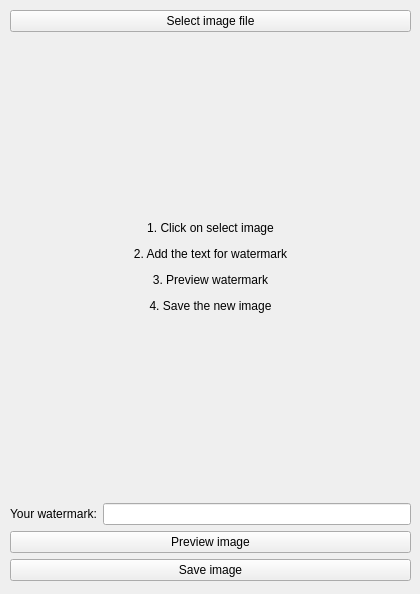
<?xml version="1.0" encoding="UTF-8"?>
<ui version="4.0">
 <class>Form</class>
 <widget class="QWidget" name="Form">
  <property name="geometry">
   <rect>
    <x>0</x>
    <y>0</y>
    <width>420</width>
    <height>594</height>
   </rect>
  </property>
  <property name="sizePolicy">
   <sizepolicy hsizetype="Fixed" vsizetype="Fixed">
    <horstretch>0</horstretch>
    <verstretch>0</verstretch>
   </sizepolicy>
  </property>
  <property name="windowTitle">
   <string>Watermark My Image</string>
  </property>
  <widget class="QWidget" name="verticalLayoutWidget">
   <property name="geometry">
    <rect>
     <x>0</x>
     <y>0</y>
     <width>421</width>
     <height>591</height>
    </rect>
   </property>
   <layout class="QVBoxLayout" name="verticalLayout">
    <property name="sizeConstraint">
     <enum>QLayout::SetDefaultConstraint</enum>
    </property>
    <property name="leftMargin">
     <number>10</number>
    </property>
    <property name="topMargin">
     <number>10</number>
    </property>
    <property name="rightMargin">
     <number>10</number>
    </property>
    <property name="bottomMargin">
     <number>10</number>
    </property>
    <item>
     <widget class="QPushButton" name="btnDirectory">
      <property name="text">
       <string>Select image file</string>
      </property>
     </widget>
    </item>
    <item>
     <widget class="QLabel" name="imagePlaceholder">
      <property name="sizePolicy">
       <sizepolicy hsizetype="Preferred" vsizetype="Expanding">
        <horstretch>0</horstretch>
        <verstretch>0</verstretch>
       </sizepolicy>
      </property>
      <property name="text">
       <string>&lt;html&gt;&lt;head/&gt;&lt;body&gt;&lt;p&gt;1. Click on select image&lt;/p&gt;&lt;p&gt;2. Add the text for watermark&lt;/p&gt;&lt;p&gt;3. Preview watermark&lt;/p&gt;&lt;p&gt;4. Save the new image&lt;/p&gt;&lt;/body&gt;&lt;/html&gt;</string>
      </property>
      <property name="scaledContents">
       <bool>true</bool>
      </property>
      <property name="alignment">
       <set>Qt::AlignCenter</set>
      </property>
     </widget>
    </item>
    <item>
     <layout class="QHBoxLayout" name="horizontalLayout">
      <property name="sizeConstraint">
       <enum>QLayout::SetMinimumSize</enum>
      </property>
      <item>
       <widget class="QLabel" name="labelWatermarkText">
        <property name="text">
         <string>Your watermark:</string>
        </property>
       </widget>
      </item>
      <item>
       <widget class="QLineEdit" name="textWatermark"/>
      </item>
     </layout>
    </item>
    <item>
     <widget class="QPushButton" name="btnPreview">
      <property name="text">
       <string>Preview image</string>
      </property>
     </widget>
    </item>
    <item>
     <widget class="QPushButton" name="btnSave">
      <property name="text">
       <string>Save image</string>
      </property>
     </widget>
    </item>
   </layout>
  </widget>
 </widget>
 <resources/>
 <connections/>
</ui>
